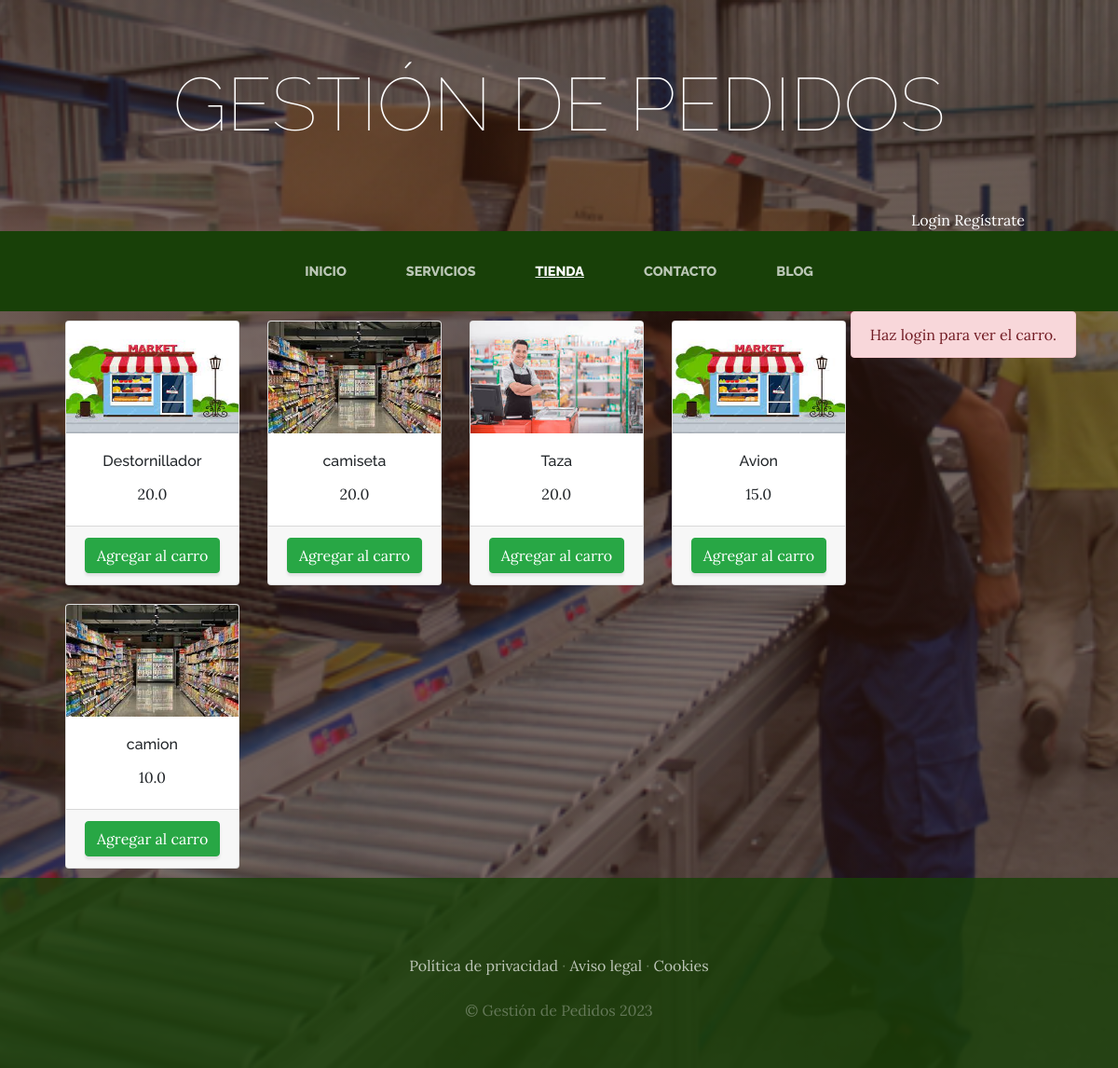
The app's page /tienda/ with its own data.
### tienda/models.py (models this page shows, shortened)
class Producto(models.Model):
    nombre = models.CharField(max_length=50)
    categorias = models.ForeignKey(CategoriaProductos, on_delete = models.CASCADE)
    imagen = models.ImageField(upload_to="tienda", null=True, blank=True)
    precio = models.FloatField()
    disponibilidad = models.BooleanField(default=True)
    created = models.DateTimeField(auto_now_add=True)
    updated = models.DateTimeField(auto_now_add=True)
    class Meta:
        verbose_name = "producto"
        verbose_name_plural = "productos"

### tienda/views.py (the view)
# urls.py: path('tienda/', include('tienda.urls')),
def tienda(request):
    productos = Producto.objects.all()
    return render(request,'tienda/tienda.html', {"productos":productos})

### carro/context_processor.py (called while the page is built)
def importe_total_carro(request):
    total=0
    if request.user.is_authenticated:
        if 'carro' in request.session:
            for key, value in request.session["carro"].items():
                total=total+float(value["precio"])
    else:
        total="Debes hacer login"
    return {"importe_total_carro":total}

### tienda/templates/tienda/tienda.html
{% extends 'ProyectoWebApp/base.html' %}
{% load static %}
{% block content%}
<div class="container">
    <div style="float:right;">
        {% if request.user.is_authenticated %}
            {% include "carro/widget.html" %}
        {% else %}
            <div class="alert alert-danger text-center">Haz login para ver el carro.</div>
        {% endif %}
    </div>
    <div class="row">
        {% for producto in productos %}
        <div class="col-md-3">
            <div class="card" style="width:100%; margin:10px 10px;">
                <img src="{{producto.imagen.url}}" style="height:120px;" class="card-img-top">
                <div class="card-body" style="text-align:center;">
                    <h6 class="card-title">{{producto.nombre}}</h6>
                    <p class="card-text">{{producto.precio}}</p>
                </div>
                <div class="card-footer text-center">
                    <a href="{% url 'carro:agregar' producto.id %}" class="btn btn-success">Agregar al carro</a>
                </div>
            </div>
        </div>
        {% endfor %}
    </div>
</div>
{% endblock %}

### ProyectoWebApp/templates/ProyectoWebApp/base.html (shortened to what this page needs)
<html>
<head>
    {% load static %}
    <link href="{% static 'ProyectoWebApp/vendor/bootstrap/css/bootstrap.min.css' %}" rel="stylesheet">
    <link href="{% static 'ProyectoWebApp/css/gestion.css' %}" rel="stylesheet">
</head>
<body>
    <h1 class="site-heading text-center text-white d-none d-lg-block">
        <span class="site-heading-lower">Gestión de Pedidos</span>
      </h1>
    <div style="text-align: right; margin-right:100px;color:white; ">
      {% if user.is_authenticated %}
      Hola {{ user.username }}! <a href="{% url 'cerrar_sesion' %}" style="color:white;">Cerrar Sesion</a>
      {% else %}
      <a href="{% url 'logear' %}" style="color:white;">Login</a>   <a href="{% url 'Autenticacion' %}" style="color:white;">Regístrate</a>
      {% endif %}
    </div>
 <nav class="navbar navbar-expand-lg navbar-dark py-lg-4" id="mainNav">
    <div class="container">
      <div class="collapse navbar-collapse" id="navbarResponsive">
        <ul class="navbar-nav mx-auto">
          <li class="nav-item {% if request.path == '/' %}active{% endif %} px-lg-4">
            <a class="nav-link text-uppercase text-expanded" href="{% url 'Home' %}">Inicio</a>
          </li>
          <li class="nav-item {% if request.path == '/servicios/' %}active{% endif %} px-lg-4">
            <a class="nav-link text-uppercase text-expanded" href="{% url 'Servicios' %}">Servicios</a>
          </li>
          <li class="nav-item {% if request.path == '/tienda/' %}active{% endif %} px-lg-4">
            <a class="nav-link text-uppercase text-expanded" href="{% url 'Tienda' %}">Tienda</a>
          </li>
          <li class="nav-item {% if request.path == '/contacto/' %}active{% endif %} px-lg-4">
            <a class="nav-link text-uppercase text-expanded" href="{% url 'Contacto' %}">Contacto</a>
          </li>
          <li class="nav-item {% if request.path|slice:':6' == '/blog/' %}active{% endif %} px-lg-4">
            <a class="nav-link text-uppercase text-expanded" href="{% url 'Blog' %}">Blog</a>
          </li>
        </ul>
      </div>
    </div>
  </nav>
  {% block content %}
  {% endblock %}
    <footer class="footer text-faded text-center py-5">
      <div class="container">
        <p class="m-0 mbt">
        	<a href="sample.html" class="link">Política de privacidad</a> ·
        	<a href="sample.html" class="link">Aviso legal</a> ·
        	<a href="sample.html" class="link">Cookies</a>
		</p>
        <p class="m-0 mbt1">&copy; Gestión de Pedidos 2023</p>
      </div>
	</footer>
</body>
</html>

### ProyectoWebApp/static/ProyectoWebApp/css/gestion.css (style rules this page uses)
body { font-family: 'Lora'; background: linear-gradient(rgba(47, 23, 15, 0.65), rgba(47, 23, 15, 0.65)), url("../img/bg_main.jpg"); background-attachment: fixed; background-position: center; background-size: cover; }
h1, h2, h3, h4, h5, h6 { font-family: 'Raleway'; }
p { line-height: 1.75; }
.text-faded { color: rgba(255, 255, 255, 0.3); }
.site-heading { margin-top: 5rem; margin-bottom: 5rem; text-transform: uppercase; line-height: 1; font-family: 'Raleway'; }
.site-heading .site-heading-lower { font-size: 5rem; font-weight: 100; line-height: 4rem; }
#mainNav { background-color: rgba(24, 64, 8); font-family: 'Raleway'; }
#mainNav .navbar-nav .nav-item .nav-link { color: rgba(255, 255, 255, 0.7); font-weight: 800; }
#mainNav .navbar-nav .nav-item.active .nav-link { color: #ffffff; text-decoration: underline; }
@media (min-width: 992px) { #mainNav .navbar-nav .nav-item .nav-link { font-size: 0.9rem; } }
.footer { background-color: rgba(24, 64, 8, 0.8); }
.btn { box-shadow: 0px 3px 3px 0px rgba(33, 37, 41, 0.1); }
.mbt { padding-top: 2rem; }
.mbt1 { padding-top: 1.25rem; }
a.link { color: rgba(255, 255, 255, 0.7); }

### records on screen
Producto: imagen (picture), nombre "Destornillador", precio "20.0"
Producto: imagen (picture), nombre "camiseta", precio "20.0"
Producto: imagen (picture), nombre "Taza", precio "20.0"
Producto: imagen (picture), nombre "Avion", precio "15.0"
Producto: imagen (picture), nombre "camion", precio "10.0"
